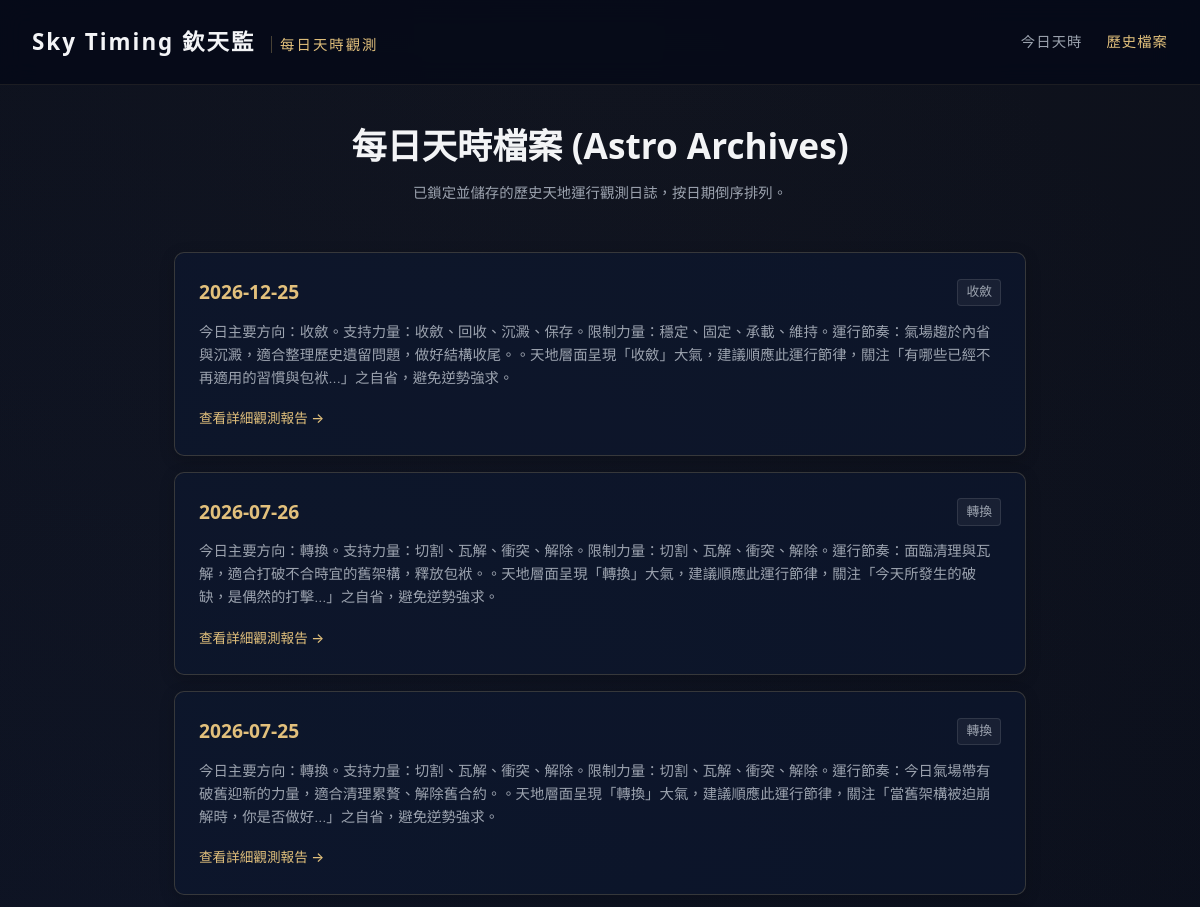
Page /archive (upper part) on the earlier database version.
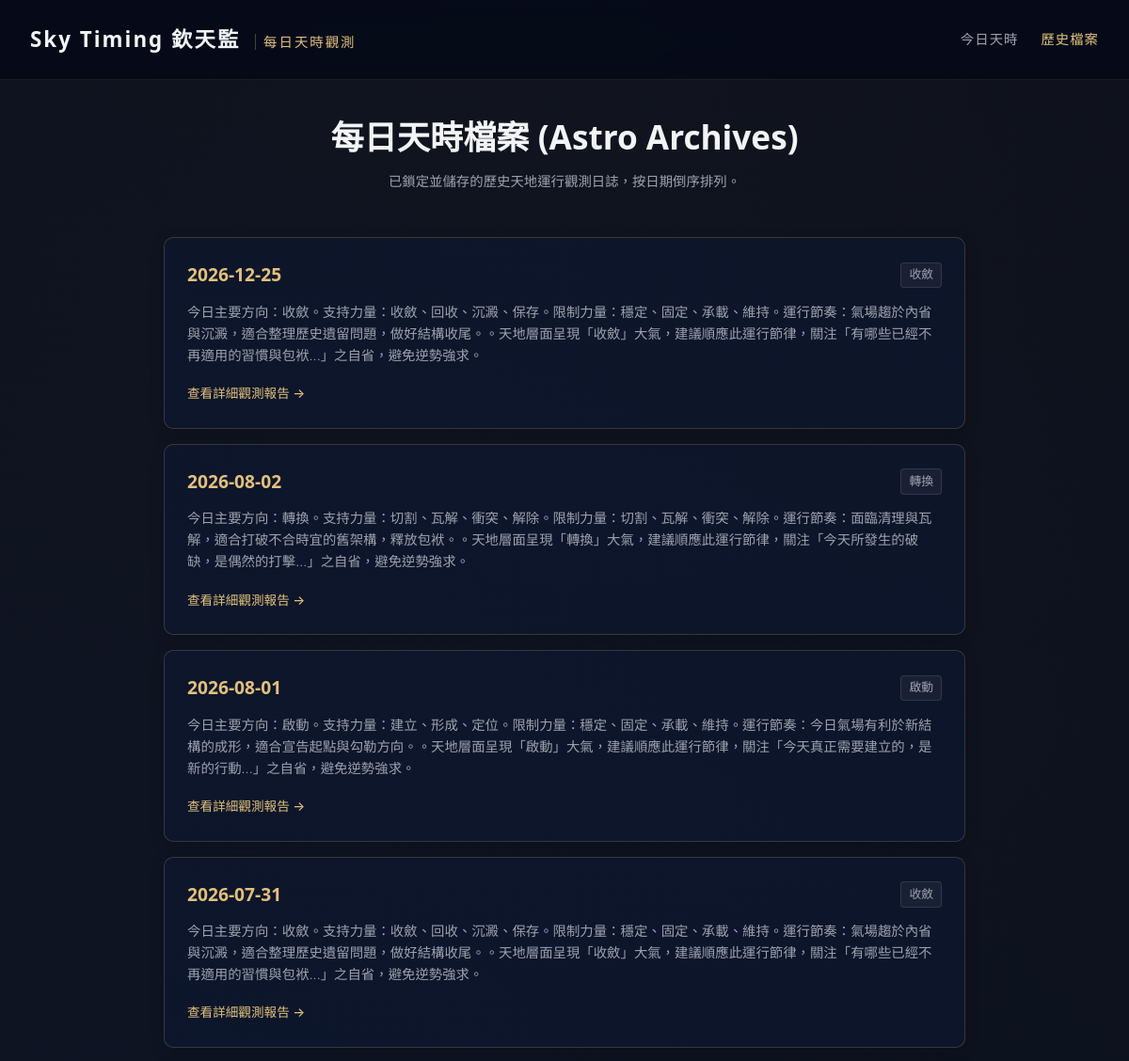
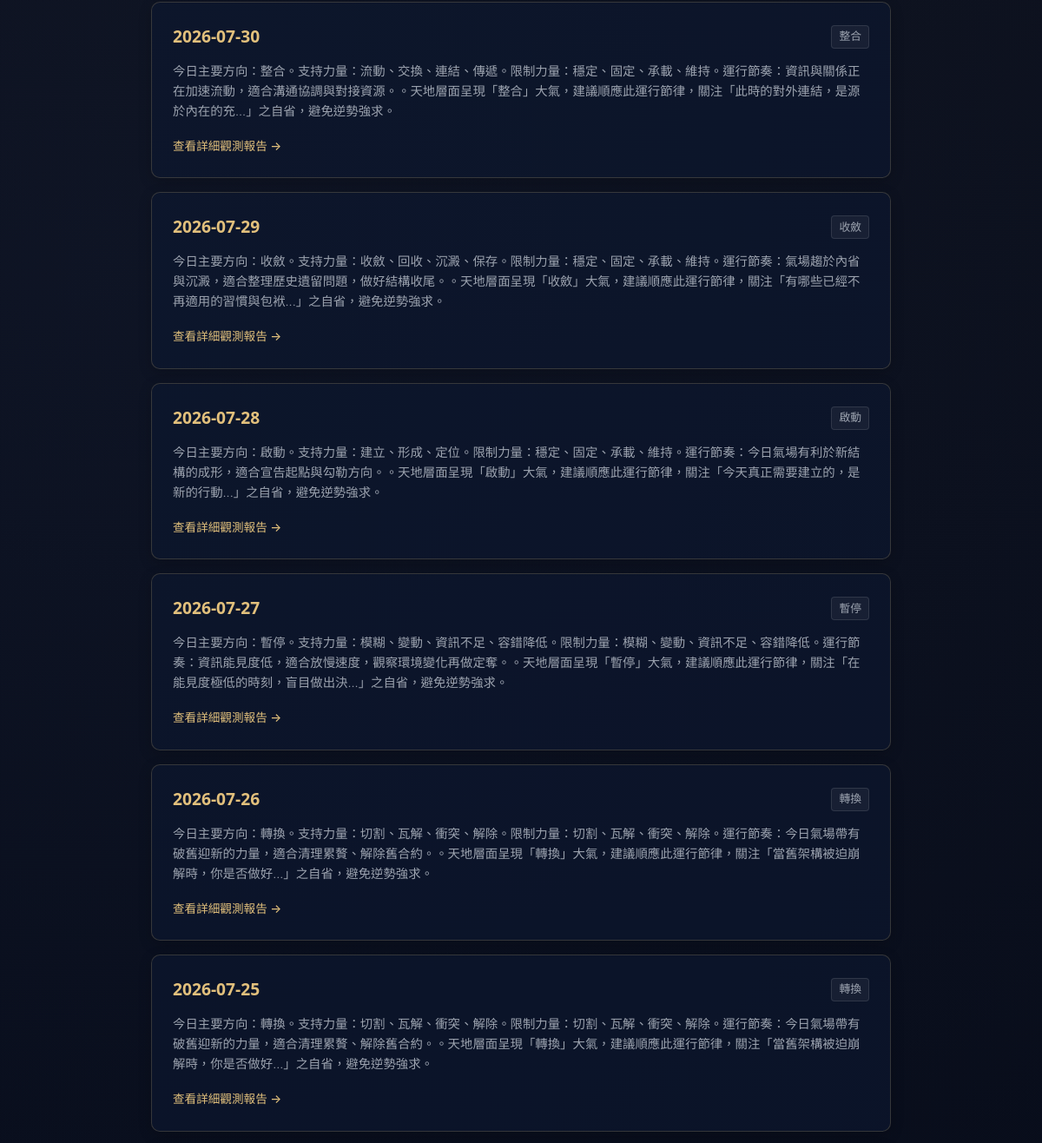
Same page on the later database version (2 pictures, top to bottom).
### tables this page shows
CREATE TABLE daily_states (
            id INTEGER PRIMARY KEY AUTOINCREMENT,
            date TEXT NOT NULL,
            timezone TEXT NOT NULL,
            city TEXT NOT NULL,
            raw_timing_data TEXT NOT NULL,
            semantic_vectors TEXT NOT NULL,
            primary_force TEXT NOT NULL,
            secondary_force TEXT NOT NULL,
            constraint_force TEXT NOT NULL,
            daily_rhythm TEXT NOT NULL,
            daily_summary TEXT NOT NULL,
            reflection_question TEXT NOT NULL,
            created_at TEXT NOT NULL,
            UNIQUE(date, timezone, city)
        );

### app.py (the view)
@app.get("/archive", response_class=HTMLResponse)
def read_archive(request: Request):
    states = get_all_daily_states()
    return templates.TemplateResponse(request=request, name="archive.html", context={"request": request, "states": states})

### templates/archive.html (shortened to what this page needs)
<!DOCTYPE html>
<html lang="zh-TW">
<head>
    <link rel="stylesheet" href="/static/style.css">
</head>
<body>
    <header class="app-header">
        <div class="logo">Sky Timing 欽天監 <span>每日天時觀測</span></div>
        <nav class="app-nav">
            <a href="/">今日天時</a>
            <a href="/archive" class="active">歷史檔案</a>
        </nav>
    </header>
    <main class="container">
        <section class="archive-header">
            <h1>每日天時檔案 (Astro Archives)</h1>
            <p class="section-desc">已鎖定並儲存的歷史天地運行觀測日誌，按日期倒序排列。</p>
        </section>
        <section class="archive-list-container">
            {% if states %}
                {% for st in states %}
                <div class="archive-item-card">
                    <div class="archive-date-row">
                        <span class="archive-date gold-text">{{ st.date }}</span>
                        <span class="archive-rhythm-badge">{{ st.daily_rhythm }}</span>
                    </div>
                    <p class="archive-summary">{{ st.daily_summary }}</p>
                    <a href="/date/{{ st.date }}" class="btn-text-gold">查看詳細觀測報告 →</a>
                </div>
                {% endfor %}
            {% else %}
                <div class="card empty-card">
                    <p>目前尚無歷史檔案記錄。請先在前台查詢或自動生成特定日期天時。</p>
                </div>
            {% endif %}
        </section>
    </main>
</body>
</html>

### static/style.css (style rules this page uses)
:root { --bg-dark: #050A18; --bg-card: rgba(13, 23, 49, 0.65); --gold: #E2C07C; --gold-hover: #D4AF37; --gold-border: rgba(226, 192, 124, 0.2); --gold-border-bright: rgba(226, 192, 124, 0.4); --text-primary: #F3F4F6; --text-secondary: #9CA3AF; --text-muted: #6B7280; --font-serif: 'STHeitiTC-Light', 'Microsoft JhengHei Light', 'PingFang TC', system-ui, -apple-system, sans-serif; --font-sans: 'STHeitiTC-Light', 'Microsoft JhengHei Light', 'PingFang TC', 'Inter', 'Outfit', system-ui, -apple-system, sans-serif; --green-accent: #34D399; --red-accent: #F87171; }
* { box-sizing: border-box; margin: 0; padding: 0; }
body { background-color: var(--bg-dark); background-image: radial-gradient(circle at 50% 0%, rgba(226, 192, 124, 0.05) 0%, transparent 70%), radial-gradient(circle at 10% 30%, rgba(13, 23, 49, 0.4) 0%, transparent 50%); color: var(--text-primary); font-family: var(--font-sans); font-weight: 300; line-height: 1.6; -webkit-font-smoothing: antialiased; padding-bottom: 2rem; }
.app-header { display: flex; justify-content: space-between; align-items: center; padding: 1.5rem 2rem; border-bottom: 1px solid rgba(226, 192, 124, 0.1); background: rgba(5, 10, 24, 0.85); backdrop-filter: blur(12px); position: sticky; top: 0; z-index: 100; }
.logo { font-family: var(--font-serif); font-size: 1.4rem; font-weight: 700; color: var(--text-primary); letter-spacing: 2px; }
.logo span { font-family: var(--font-sans); font-size: 0.9rem; font-weight: 300; color: var(--gold); margin-left: 0.5rem; border-left: 1px solid rgba(226, 192, 124, 0.3); padding-left: 0.5rem; }
.app-nav { display: flex; gap: 1.5rem; }
.app-nav a { color: var(--text-secondary); text-decoration: none; font-size: 0.9rem; letter-spacing: 1px; transition: color 0.3s; font-weight: 500; }
.app-nav a:hover, .app-nav a.active { color: var(--gold); }
.container { max-width: 900px; margin: 2rem auto; padding: 0 1.5rem; }
.gold-text { color: var(--gold); font-weight: 600; }
.section-desc { font-size: 0.9rem; color: var(--text-secondary); margin-bottom: 1.5rem; }
.archive-header { text-align: center; margin-bottom: 3rem; }
.archive-header h1 { font-family: var(--font-serif); font-size: 2.2rem; margin-bottom: 0.5rem; }
.archive-item-card { background: var(--bg-card); border: 1px solid var(--gold-border); border-radius: 10px; padding: 1.5rem; margin-bottom: 1rem; box-shadow: 0 4px 15px rgba(0, 0, 0, 0.2); transition: border-color 0.3s; }
.archive-date-row { display: flex; justify-content: space-between; align-items: center; margin-bottom: 0.75rem; }
.archive-date { font-family: var(--font-serif); font-size: 1.2rem; font-weight: 700; }
.archive-rhythm-badge { font-size: 0.8rem; background: rgba(255, 255, 255, 0.05); border: 1px solid rgba(255, 255, 255, 0.1); color: var(--text-secondary); padding: 0.15rem 0.5rem; border-radius: 4px; }
.archive-summary { font-size: 0.9rem; color: var(--text-secondary); margin-bottom: 1rem; line-height: 1.6; }
.btn-text-gold { color: var(--gold); text-decoration: none; font-size: 0.85rem; font-weight: 500; transition: color 0.3s; }

Differences in the rows shown:
removed daily_states: date "2026-07-26", daily_rhythm "轉換", daily_summary "今日主要方向：轉換。支持力量：切割、瓦解、衝突、解除。限制力量：切割、瓦解、衝突、解除。運行節奏：面臨清理與瓦解，適合打破不合時宜的舊架構，釋放包袱。。天地層面呈現「轉換」大氣，建議順應此運行節律，關注「今天所發生的破缺，是偶然的打擊...」之自省，避免逆勢強求。"
added daily_states: date "2026-08-02", daily_rhythm "轉換", daily_summary "今日主要方向：轉換。支持力量：切割、瓦解、衝突、解除。限制力量：切割、瓦解、衝突、解除。運行節奏：面臨清理與瓦解，適合打破不合時宜的舊架構，釋放包袱。。天地層面呈現「轉換」大氣，建議順應此運行節律，關注「今天所發生的破缺，是偶然的打擊...」之自省，避免逆勢強求。"
added daily_states: date "2026-08-01", daily_rhythm "啟動", daily_summary "今日主要方向：啟動。支持力量：建立、形成、定位。限制力量：穩定、固定、承載、維持。運行節奏：今日氣場有利於新結構的成形，適合宣告起點與勾勒方向。。天地層面呈現「啟動」大氣，建議順應此運行節律，關注「今天真正需要建立的，是新的行動...」之自省，避免逆勢強求。"
added daily_states: date "2026-07-31", daily_rhythm "收斂", daily_summary "今日主要方向：收斂。支持力量：收斂、回收、沉澱、保存。限制力量：穩定、固定、承載、維持。運行節奏：氣場趨於內省與沉澱，適合整理歷史遺留問題，做好結構收尾。。天地層面呈現「收斂」大氣，建議順應此運行節律，關注「有哪些已經不再適用的習慣與包袱...」之自省，避免逆勢強求。"
added daily_states: date "2026-07-30", daily_rhythm "整合", daily_summary "今日主要方向：整合。支持力量：流動、交換、連結、傳遞。限制力量：穩定、固定、承載、維持。運行節奏：資訊與關係正在加速流動，適合溝通協調與對接資源。。天地層面呈現「整合」大氣，建議順應此運行節律，關注「此時的對外連結，是源於內在的充...」之自省，避免逆勢強求。"
added daily_states: date "2026-07-29", daily_rhythm "收斂", daily_summary "今日主要方向：收斂。支持力量：收斂、回收、沉澱、保存。限制力量：穩定、固定、承載、維持。運行節奏：氣場趨於內省與沉澱，適合整理歷史遺留問題，做好結構收尾。。天地層面呈現「收斂」大氣，建議順應此運行節律，關注「有哪些已經不再適用的習慣與包袱...」之自省，避免逆勢強求。"
added daily_states: date "2026-07-28", daily_rhythm "啟動", daily_summary "今日主要方向：啟動。支持力量：建立、形成、定位。限制力量：穩定、固定、承載、維持。運行節奏：今日氣場有利於新結構的成形，適合宣告起點與勾勒方向。。天地層面呈現「啟動」大氣，建議順應此運行節律，關注「今天真正需要建立的，是新的行動...」之自省，避免逆勢強求。"
added daily_states: date "2026-07-27", daily_rhythm "暫停", daily_summary "今日主要方向：暫停。支持力量：模糊、變動、資訊不足、容錯降低。限制力量：模糊、變動、資訊不足、容錯降低。運行節奏：資訊能見度低，適合放慢速度，觀察環境變化再做定奪。。天地層面呈現「暫停」大氣，建議順應此運行節律，關注「在能見度極低的時刻，盲目做出決...」之自省，避免逆勢強求。"
added daily_states: date "2026-07-26", daily_rhythm "轉換", daily_summary "今日主要方向：轉換。支持力量：切割、瓦解、衝突、解除。限制力量：切割、瓦解、衝突、解除。運行節奏：今日氣場帶有破舊迎新的力量，適合清理累贅、解除舊合約。。天地層面呈現「轉換」大氣，建議順應此運行節律，關注「當舊架構被迫崩解時，你是否做好...」之自省，避免逆勢強求。"
